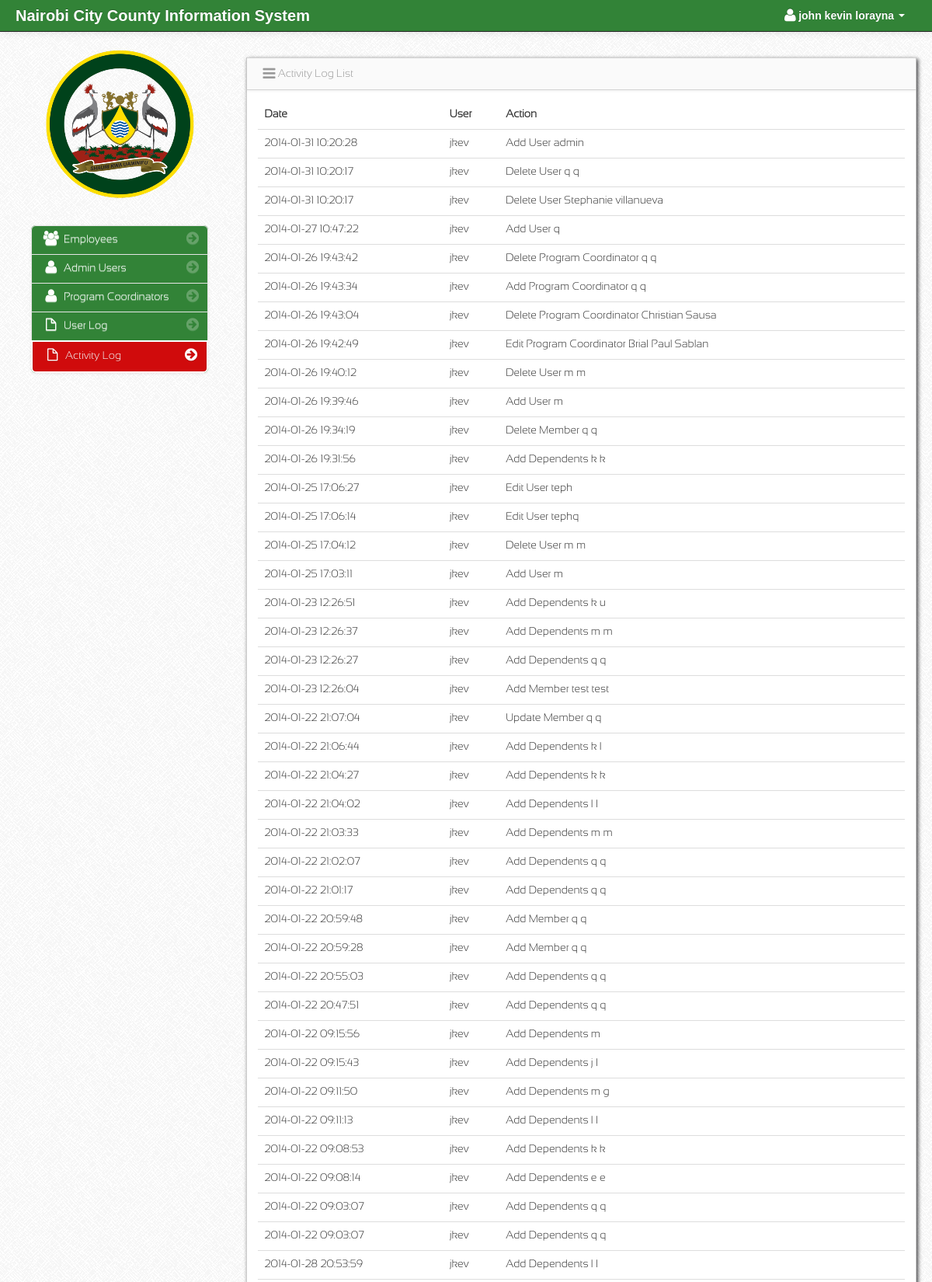
The app's page /activity_log.php (signed in, upper part) with its own data.
### tables this page shows
CREATE TABLE IF NOT EXISTS `users` (
  `user_id` int(11) NOT NULL AUTO_INCREMENT,
  `username` varchar(100) NOT NULL,
  `password` varchar(100) NOT NULL,
  `firstname` varchar(100) NOT NULL,
  `lastname` varchar(100) NOT NULL,
  PRIMARY KEY (`user_id`)
);

CREATE TABLE IF NOT EXISTS `activity_log` (
  `activity_log_id` int(11) NOT NULL AUTO_INCREMENT,
  `username` varchar(100) NOT NULL,
  `date` varchar(100) NOT NULL,
  `action` varchar(100) NOT NULL,
  PRIMARY KEY (`activity_log_id`)
);

### session.php (called while the page is built, shortened)
<?php
$session_id=$_SESSION['id'];
?>

### activity_log.php (the view, shortened to what this page needs)
<?php include('header.php'); ?>
<?php include('session.php'); ?>
    <body>
		<?php include('navbar.php'); ?>
        <div class="container-fluid">
            <div class="row-fluid">
				<?php include('sidebar_activity_log.php'); ?>
                <div class="span9" id="">
                     <div class="row-fluid">
                        <div id="block_bg" class="block">
                            <div class="navbar navbar-inner block-header">
                                <div class="muted pull-left"><i class="icon-reorder icon-large"></i> Activity Log List</div>
                            </div>
                            <div class="block-content collapse in">
                                <div class="span12">
  									<table cellpadding="0" cellspacing="0" border="0" class="table" id="">
										<thead>
										        <tr>
												<th>Date</th>
												<th>User</th>
												<th>Action</th>
												</tr>
										</thead>
										<tbody>
                              		<?php
										$query = $conn->query("select * from  activity_log ORDER BY activity_log_id DESC")or die(mysql_error());
										while($row = $query->fetch()){
									?>
									<tr>
                                         <td><?php  echo $row['date']; ?></td>
                                         <td><?php echo $row['username']; ?></td>
                                         <td><?php echo $row['action']; ?></td>
									</tr>
						 <?php } ?>
										</tbody>
									</table>
                                </div>
                            </div>
                        </div>
                    </div>
                </div>
            </div>
        </div>
		<?php include('script.php'); ?>
    </body>
</html>

### navbar.php (shortened to what this page needs)
<div class="navbar navbar-fixed-top navbar-inverse">
        <div class="navbar-inner">
            <div class="container-fluid">
                <span class="brand" href="#">Nairobi City County Information System</span>
                <div id="coll" class="nav-collapse collapse">
                    <ul class="nav pull-right">
		<?php $query = $conn->query("select * from users where user_id = '$session_id'")or die(mysql_error());
			  $row = $query->fetch();
		?>
                        <li class="dropdown">
                            <a href="#" id="name123" role="button" class="dropdown-toggle" data-toggle="dropdown"> <i class="icon-user icon-large"></i><?php echo $row['firstname']." ".$row['lastname'];  ?> <i class="caret"></i></a>
                        </li>
                    </ul>
                </div>
            </div>
        </div>
</div>

### assets/styles.css (style rules this page uses)
body { padding-top: 60px; padding-bottom: 40px; background-color: #f5f5f5; }
.block { background: url("../images/pixel-60fff.png") repeat scroll 0 0 rgba(0, 0, 0, 0) !important; border: 1px solid #ccc; background: white; margin: 1em 0em; border-top: none; -webkit-box-shadow: 2px 2px 5px rgba(0, 0, 6, 0.75); -moz-box-shadow: 2px 2px 5px rgba(0, 0, 6, 0.75); box-shadow: 2px 2px 5px rgba(0, 0, 6, 0.75); }
.block-content { margin: 1em; min-height: .25em; }
.block-header { margin-bottom: 0px; border-right: none; border-left: none; -webkit-border-radius: 0px; -moz-border-radius: 0px; border-radius: 0px; }
.block-header div { padding-top: 10px; }

### records on screen
users: firstname "john kevin", lastname "lorayna"
activity_log: date "2014-01-31 10:20:28", username "jkev", action "Add User admin"
activity_log: date "2014-01-31 10:20:17", username "jkev", action "Delete User q q"
activity_log: date "2014-01-31 10:20:17", username "jkev", action "Delete User Stephanie villanueva"
activity_log: date "2014-01-27 10:47:22", username "jkev", action "Add User q"
activity_log: date "2014-01-26 19:43:42", username "jkev", action "Delete Program Coordinator q q"
activity_log: date "2014-01-26 19:43:34", username "jkev", action "Add Program Coordinator q q"
activity_log: date "2014-01-26 19:43:04", username "jkev", action "Delete Program Coordinator Christian Sausa"
activity_log: date "2014-01-26 19:42:49", username "jkev", action "Edit Program Coordinator Brial Paul Sablan"
activity_log: date "2014-01-26 19:40:12", username "jkev", action "Delete User m m"
activity_log: date "2014-01-26 19:39:46", username "jkev", action "Add User m"
activity_log: date "2014-01-26 19:34:19", username "jkev", action "Delete Member q q"
activity_log: date "2014-01-26 19:31:56", username "jkev", action "Add Dependents k k"
activity_log: date "2014-01-25 17:06:27", username "jkev", action "Edit User teph"
activity_log: date "2014-01-25 17:06:14", username "jkev", action "Edit User tephq"
activity_log: date "2014-01-25 17:04:12", username "jkev", action "Delete User m m"
activity_log: date "2014-01-25 17:03:11", username "jkev", action "Add User m"
activity_log: date "2014-01-23 12:26:51", username "jkev", action "Add Dependents k u"
activity_log: date "2014-01-23 12:26:37", username "jkev", action "Add Dependents m m"
activity_log: date "2014-01-23 12:26:27", username "jkev", action "Add Dependents q q"
activity_log: date "2014-01-23 12:26:04", username "jkev", action "Add Member test test"
activity_log: date "2014-01-22 21:07:04", username "jkev", action "Update Member q q"
activity_log: date "2014-01-22 21:06:44", username "jkev", action "Add Dependents k l"
activity_log: date "2014-01-22 21:04:27", username "jkev", action "Add Dependents k k"
activity_log: date "2014-01-22 21:04:02", username "jkev", action "Add Dependents l l"
activity_log: date "2014-01-22 21:03:33", username "jkev", action "Add Dependents m m"
activity_log: date "2014-01-22 21:02:07", username "jkev", action "Add Dependents q q"
activity_log: date "2014-01-22 21:01:17", username "jkev", action "Add Dependents q q"
activity_log: date "2014-01-22 20:59:48", username "jkev", action "Add Member q q"
activity_log: date "2014-01-22 20:59:28", username "jkev", action "Add Member q q"
activity_log: date "2014-01-22 20:55:03", username "jkev", action "Add Dependents q q"
activity_log: date "2014-01-22 20:47:51", username "jkev", action "Add Dependents q q"
activity_log: date "2014-01-22 09:15:56", username "jkev", action "Add Dependents m"
activity_log: date "2014-01-22 09:15:43", username "jkev", action "Add Dependents j l"
activity_log: date "2014-01-22 09:11:50", username "jkev", action "Add Dependents m g"
activity_log: date "2014-01-22 09:11:13", username "jkev", action "Add Dependents l l"
activity_log: date "2014-01-22 09:08:53", username "jkev", action "Add Dependents k k"
activity_log: date "2014-01-22 09:08:14", username "jkev", action "Add Dependents e e"
activity_log: date "2014-01-22 09:03:07", username "jkev", action "Add Dependents q q"
activity_log: date "2014-01-22 09:03:07", username "jkev", action "Add Dependents q q"
activity_log: date "2014-01-28 20:53:59", username "jkev", action "Add Dependents l l"
